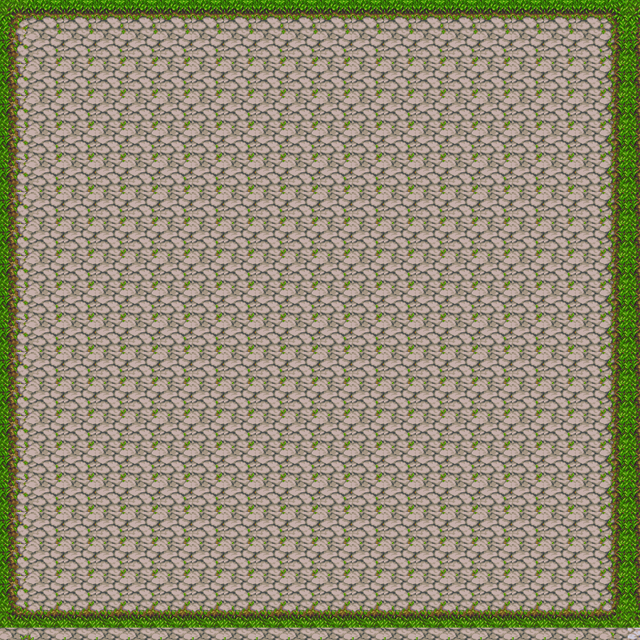

Tiled map render using the project's own tile images. Description and the map definition, with tile-layer contents summarised, below:
An orthogonal 20x20 tile map with 32x32 px tiles, 1 tile layer (Tile Layer 1).

<map version="1.0" orientation="orthogonal" renderorder="right-down" width="20" height="20" tilewidth="32" tileheight="32" nextobjectid="1">
 <tileset firstgid="1" name="image" tilewidth="32" tileheight="32" tilecount="196" columns="14">
  <image source="image.png" width="450" height="450" />
 </tileset>
 <layer name="Tile Layer 1" width="20" height="20">
  <data>[400 cells, 400 non-empty, 9 distinct tile ids]</data>
 </layer>
</map>
